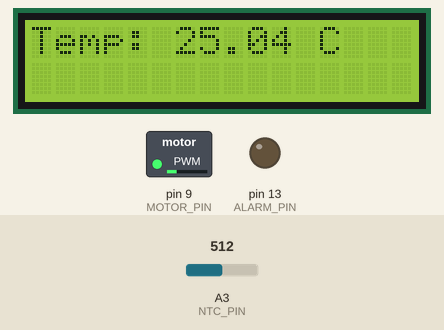
Recording of a sketch running on a simulated Arduino Uno, built with avr-gcc and run on an emulated ATmega328P. Parts: 16×2 character LCD, switched loads named in the sketch (green lamp = pin HIGH), output pins drawn as LEDs (lit = HIGH). Inputs (shaded band) come from the test bench; at power-on: A3 (NTC_PIN) = 512.

Above: at 4.2 s.
4.3 s: A3 (NTC_PIN) set to 716
At 5.1 s:
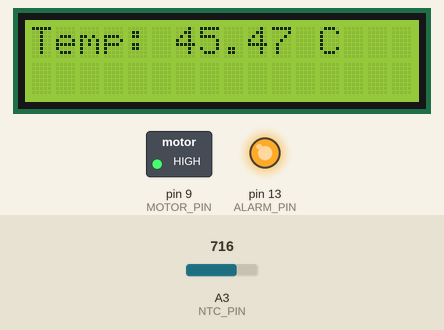
6.0 s: A3 (NTC_PIN) set to 696
At 6.6 s:
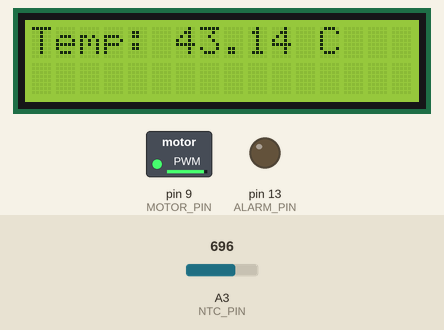
7.5 s: A3 (NTC_PIN) set to 511
At 8.1 s:
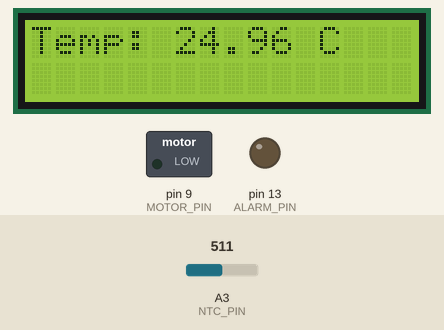
Timing chart, 0 to 10.5 s (numbered marks = the images above; inputs shaded):
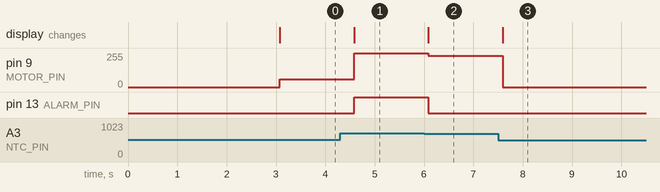

Measured:
- the behaviour switches between 713 and 712 on A3 (NTC_PIN) (found by bisection; images 1 and 2)
- after the input at 4.3 s, pin 9 (MOTOR_PIN): 60/255 → 255/255 after 0.28 s; pin 13 (ALARM_PIN): LOW → HIGH after 0.28 s; the display: changes after 0.28 s (image 1)
- after the input at 6.0 s, pin 9 (MOTOR_PIN): 255/255 → 235/255 after 0.09 s; pin 13 (ALARM_PIN): HIGH → LOW after 0.09 s; the display: changes after 0.09 s (image 2)
- after the input at 7.5 s, pin 9 (MOTOR_PIN): 235/255 → 0/255 after 0.10 s; the display: changes after 0.10 s (image 3)

The sketch:

Code.ino
```cpp
#include <LiquidCrystal.h>
#include <math.h>

// Initialize LCD pins (RS, E, D4, D5, D6, D7)
LiquidCrystal lcd(2, 3, 4, 5, 6, 7);

// Define Pins (removed spaces in names)
#define NTC_PIN A3
#define MOTOR_PIN 9
#define ALARM_PIN 13

// Steinhart-Hart Coefficients and Variables
float RL = 10000.0; // 10k Resistor used in voltage divider
float ca = 0.001129148;
float cb = 0.000234125;
float cc = 0.0000000876741;

float lowt = 25.0;
float hight = 45.0;
float temp;
int speed; // Speed should be an integer for PWM (0-255)

void setup() {
  pinMode(MOTOR_PIN, OUTPUT);
  pinMode(ALARM_PIN, OUTPUT);

  // Corrected LCD initialization
  lcd.begin(16, 2);
  lcd.clear();
  lcd.print("Exp 1");
  lcd.setCursor(0, 1);
  lcd.print("TempControl");
  delay(3000);
  lcd.clear();
}

void loop() {
  int Rin = analogRead(NTC_PIN);

  // Calculate Resistance of NTC
  // Formula assumes NTC is connected to Ground and 10k resistor to 5V
  float R = RL * (1023.0 / (float)Rin - 1.0);

  // Steinhart-Hart Equation
  float logR = log(R);
  temp = (1.0 / (ca + (cb * logR) + (cc * logR * logR * logR)));
  temp = temp - 273.15; // Convert Kelvin to Celsius

  // Display Temp on LCD (Added this so you can see it!)
  lcd.setCursor(0, 0);
  lcd.print("Temp: ");
  lcd.print(temp);
  lcd.print(" C   "); // Extra spaces to clear previous digits

  // Map temperature to speed (0 to 100%)
  // Note: Using commas, not semicolons
  speed = map(temp * 10, lowt * 10, hight * 10, 0, 100);
  speed = constrain(speed, 0, 100);

  // Motor Control Logic
  if (temp < lowt) {
    analogWrite(MOTOR_PIN, 0);
  }
  else {
    // Map percentage (0-100) to PWM duty cycle (60-255)
    // 60 is used as a minimum to ensure the motor actually spins
    analogWrite(MOTOR_PIN, map(speed, 0, 100, 60, 255));
  }

  // Alarm Logic
  if (temp >= hight) {
    digitalWrite(ALARM_PIN, HIGH);
  }
  else {
    digitalWrite(ALARM_PIN, LOW);
  }

  delay(500); // Small delay to stabilize reading
}
```
